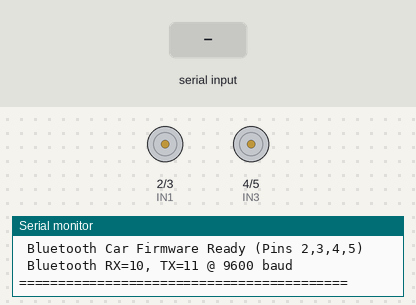
Bench run of a sketch on a simulated Arduino Uno, built with avr-gcc and run on an emulated ATmega328P. Shown: motor-driver pin pairs drawn as motors (green arrow = first pin HIGH = forward, orange = second pin HIGH = backward, longer = more drive), the last lines printed to the serial monitor. Inputs (shaded band) come from the test bench.

Above: at 1.3 s.
1.4 s: "F" received over the second serial link
At 2.1 s:
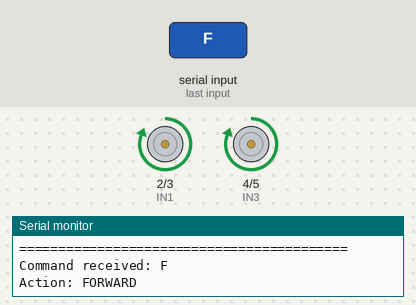
2.9 s: "B" received over the second serial link
At 3.3 s:
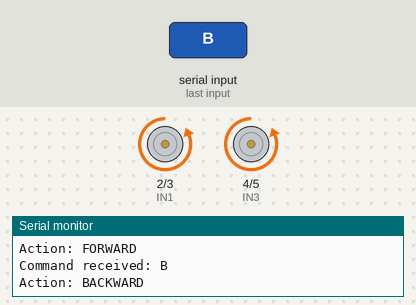
4.4 s: "L" received over the second serial link
At 5.6 s:
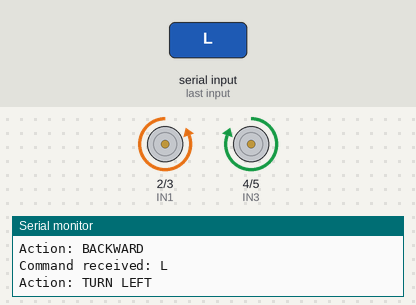
5.9 s: "R" received over the second serial link
At 6.7 s:
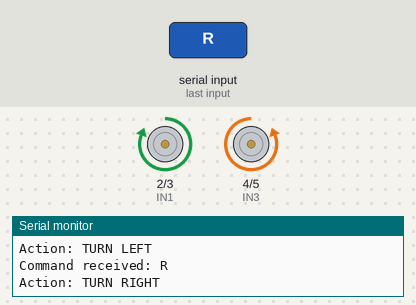
Timing chart, 0 to 8.4 s (numbered marks = the images above; inputs shaded):
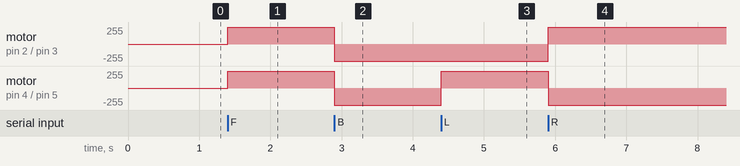

Measured:
- after the input at 1.4 s, motor on pin 2 (IN1) / pin 3 (IN2), motor on pin 4 (IN3) / pin 5 (IN4): stopped → forward 255/255 at once
- after the input at 2.9 s, motor on pin 2 (IN1) / pin 3 (IN2), motor on pin 4 (IN3) / pin 5 (IN4): forward 255/255 → backward 255/255 at once
- after the input at 4.4 s, motor on pin 4 (IN3) / pin 5 (IN4): backward 255/255 → forward 255/255 at once
- after the input at 5.9 s, motor on pin 2 (IN1) / pin 3 (IN2): backward 255/255 → forward 255/255 at once; motor on pin 4 (IN3) / pin 5 (IN4): forward 255/255 → backward 255/255 at once

The sketch:

FlyingCar.ino
```cpp
#include <SoftwareSerial.h>

// Bluetooth Pin Setup: RX = Pin 10, TX = Pin 11
// Connect Bluetooth TXD to Arduino Pin 10
// Connect Bluetooth RXD to Arduino Pin 11
SoftwareSerial Bluetooth(10, 11);

// Left side motors connected to L298N IN1 & IN2
const int IN1 = 2;
const int IN2 = 3;

// Right side motors connected to L298N IN3 & IN4
const int IN3 = 4;
const int IN4 = 5;

char command; // Variable to store data coming from the Bluetooth app

void forward();
void backward();
void turnLeft();
void turnRight();
void stopCar();

void setup() {
  // Set all motor control pins as OUTPUT
  pinMode(IN1, OUTPUT);
  pinMode(IN2, OUTPUT);
  pinMode(IN3, OUTPUT);
  pinMode(IN4, OUTPUT);

  // Initialize Bluetooth serial communication at 9600 baud rate
  Bluetooth.begin(9600);

  // Initialize USB serial communication for debugging on Serial Monitor
  Serial.begin(9600);
  Serial.println(F("=========================================="));
  Serial.println(F(" Bluetooth Car Firmware Ready (Pins 2,3,4,5)"));
  Serial.println(F(" Bluetooth RX=10, TX=11 @ 9600 baud"));
  Serial.println(F("=========================================="));
}

void loop() {
  // Check if data is available from the Bluetooth module
  if (Bluetooth.available() > 0) {
    command = Bluetooth.read(); // Read the incoming character
    Serial.print(F("Command received: "));
    Serial.println(command);    // Print the character to Serial Monitor

    // Control the car based on the received command
    if (command == 'F' || command == 'f') { forward(); }       // F = Move Forward
    else if (command == 'B' || command == 'b') { backward(); } // B = Move Backward
    else if (command == 'L' || command == 'l') { turnLeft(); } // L = Turn Left
    else if (command == 'R' || command == 'r') { turnRight(); }// R = Turn Right
    else if (command == 'S' || command == 's') { stopCar(); }  // S = Stop the Car
  }
}

// Function to move the car forward
void forward() {
  digitalWrite(IN1, HIGH);
  digitalWrite(IN2, LOW);
  digitalWrite(IN3, HIGH);
  digitalWrite(IN4, LOW);
  Serial.println(F("Action: FORWARD"));
}

// Function to move the car backward
void backward() {
  digitalWrite(IN1, LOW);
  digitalWrite(IN2, HIGH);
  digitalWrite(IN3, LOW);
  digitalWrite(IN4, HIGH);
  Serial.println(F("Action: BACKWARD"));
}

// Function to spin/turn the car left
void turnLeft() {
  digitalWrite(IN1, LOW);
  digitalWrite(IN2, HIGH);
  digitalWrite(IN3, HIGH);
  digitalWrite(IN4, LOW);
  Serial.println(F("Action: TURN LEFT"));
}

// Function to spin/turn the car right
void turnRight() {
  digitalWrite(IN1, HIGH);
  digitalWrite(IN2, LOW);
  digitalWrite(IN3, LOW);
  digitalWrite(IN4, HIGH);
  Serial.println(F("Action: TURN RIGHT"));
}

// Function to stop all motors
void stopCar() {
  digitalWrite(IN1, LOW);
  digitalWrite(IN2, LOW);
  digitalWrite(IN3, LOW);
  digitalWrite(IN4, LOW);
  Serial.println(F("Action: STOP"));
}
```
